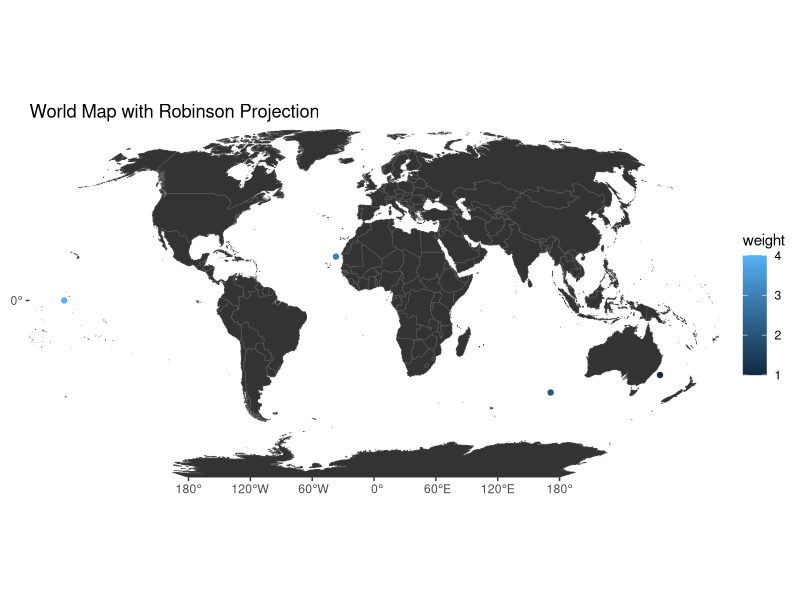

Write the R code that produced this figure.
library(tidyverse)
library(sf)
library(rnaturalearth)

robCRS <- "+proj=robin +lon_0=0 +x_0=0 +y_0=0 +ellps=WGS84 +datum=WGS84 +units=m +no_defs"
lonlatCRS <- "+proj=longlat +ellps=WGS84 +datum=WGS84 +no_defs"


# Download and process world outline
world <- ne_countries(scale = "medium", returnclass = "sf")
world_sf <- st_transform(world, crs = st_crs(robCRS)) # Convert to different CRS


df <- tibble(lat = c(-34, -42, 20, 0), lon = c(156, 100, -20, -160), weight = c(1, 2, 3, 4)) %>%  # Create some dummy data
  st_as_sf(coords = c("lon", "lat"), crs = st_crs(lonlatCRS)) %>% # Convert to an sf object
  st_transform(df_sf, crs = st_crs(robCRS)) # Convert to different CRS

gg <- ggplot() +
  geom_sf(data = df, aes(colour = weight)) +
  geom_sf(data = world_sf, size = 0.05, fill = "grey20") +
  ggtitle("World Map with Robinson Projection") +
  scale_x_continuous(expand = c(0, 0)) +
  scale_y_continuous(expand = c(0, 0)) +
  theme(panel.background = element_blank())

gg
